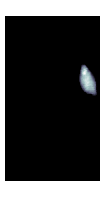
#> input picture images/23.png, 104 x 198 px
$ python -i projekt.py   (imports and definitions only)
#> lines starting #> are read from the running program, lines starting #| are printed output that depends on the picture
# -*- coding: utf-8 -*-
"""
Created on Mon Jan  9 22:49:48 2023

@author: SW6
"""
import numpy as np
import pandas as pd
import matplotlib.pyplot as plt
import os
import h5py
import cv2
from PIL import Image, ImageChops
from skimage import measure, img_as_ubyte, io
import seaborn as sns
from skimage.filters import threshold_otsu
from skimage.color import rgb2gray

# [1 line that did not run here, left out]

def traverse_datasets(hdf_file):

    def h5py_dataset_iterator(g, prefix=''):
        for key in g.keys():
            item = g[key]
            path = f'{prefix}/{key}'
            if isinstance(item, h5py.Dataset):
                yield (path, item)
            elif isinstance(item, h5py.Group):
                yield from h5py_dataset_iterator(item, path)

    for path, _ in h5py_dataset_iterator(hdf_file):
        yield path
# [35 lines not run here, left out]

def trim(im):
    bg = Image.new(im.mode, im.size, im.getpixel((0,0)))
    diff = ImageChops.difference(im, bg)
    diff = ImageChops.add(diff, diff, 2.0, -100)
    bbox = diff.getbbox()
    if bbox:
        return im.crop(bbox)
    else:
        return trim(im.convert('RGB'))
# [4 lines not run here, left out]

areas = []
eccentricity = []
axis_maj_l = []
axis_min_l = []
inten_mean = []
orient = []
inten_max = []
# [13 lines not run here, left out]

prop_indices = [0, 1, 2, -1, 3, -1, -1, 4, -1, 5, -1, -1, 6, -1, -1, -1, -1, -1]
prop_names = ['Area Volume', 'Eccentricity', ' Length of the major axis', 'Length of the minor axis',
              'Mean intensity in the region', ' Greatest intensity in the region', 'Orientation']
prop_values = [areas, eccentricity, axis_maj_l, axis_min_l, inten_mean, inten_max, orient]


all_patients = ['STS_002', 'STS_003', 'STS_005',  'STS_011','STS_012', 'STS_015', 'STS_020', 'STS_021', 'STS_022', 'STS_023',
                'STS_024',  'STS_029', 'STS_031', 'STS_034', 'STS_037', 'STS_039', 'STS_041', 'STS_048']
df = pd.DataFrame()
# [8 lines not run here, left out]
# 0,0,0,0,1,0,1,1,1,1,0,0,1,1,1,1,0,0
df['Recurrence'] = ['No', 'No','No','No','Yes','No','Yes','Yes','Yes', 'Yes','No','No','Yes','Yes','Yes','Yes','No','No']
# [1 line not run here, left out]

y = df.Recurrence
x = df.drop('Recurrence', axis=1)
data_dia = y
data = x
data_n_2 = (data - data.mean()) / (data.std())
data = pd.concat([y,data_n_2.iloc[:,0:18]],axis=1)
data = pd.melt(data,id_vars="Recurrence",
                    var_name="features",
                    value_name='value')
# [8 lines not run here, left out]

>>> from PIL import Image
>>> picture = Image.open('images/23.png')
#> picture is the input picture: PIL image 104x198 RGBA; mean R, G, B, A 63.2, 63.5, 63.7, 255
>>> result = trim(picture)
#> in trim, `bg = Image.new(im.mode, im.size, im.getpixel((0,0)))`: bg: PIL image 104x198 RGBA; every value is 255
#> in trim, `bbox = diff.getbbox()`: bbox = None
#> in trim (call 2), `bg = Image.new(im.mode, im.size, im.getpixel((0,0)))`: bg: PIL image 104x198 RGB; every value is 255
#> in trim (call 2), `diff = ImageChops.difference(im, bg)`:
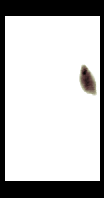
#> diff: PIL image 104x198 RGB; mean R, G, B 191.8, 191.5, 191.3
#> in trim (call 2), `diff = ImageChops.add(diff, diff, 2.0, -100)`:
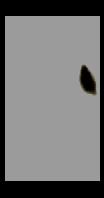
#> diff: PIL image 104x198 RGB; mean R, G, B 115.8, 115.7, 115.5
#> in trim (call 2), `bbox = diff.getbbox()`: bbox = (5, 16, 100, 181)
#> in trim (call 2), `return im.crop(bbox)`:
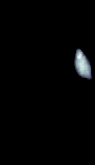
#> returned value: PIL image 95x165 RGB; mean R, G, B 3.1, 3.5, 3.8

$ run again, on images/PET13.png
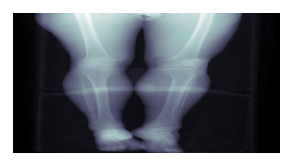
#> input picture images/PET13.png, 293 x 167 px
#> picture is the input picture: PIL image 293x167 RGBA; mean R, G, B, A 108.4, 113.2, 120.9, 255
#> bg: PIL image 293x167 RGBA; every value is 255
#> bbox = None
#> bg: PIL image 293x167 RGB; every value is 255
#> in trim (call 2), `diff = ImageChops.add(diff, diff, 2.0, -100)`:
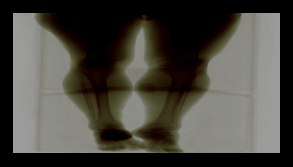
#> diff: PIL image 293x167 RGB; mean R, G, B 72.1, 70, 63.1
#> bbox = (13, 13, 280, 153)
#> in trim (call 2), `return im.crop(bbox)`:
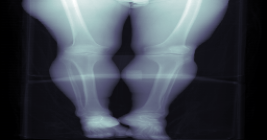
#> returned value: PIL image 267x140 RGB; mean R, G, B 63.1, 69.4, 79.4

$ run again, on images/Trim13.png
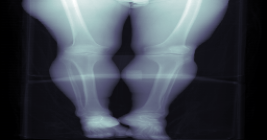
#> input picture images/Trim13.png, 267 x 140 px
#> picture is the input picture: PIL image 267x140 RGB; mean R, G, B 63.1, 69.4, 79.4
#> bg: PIL image 267x140 RGB; every value is 0
#> in trim, `diff = ImageChops.add(diff, diff, 2.0, -100)`:
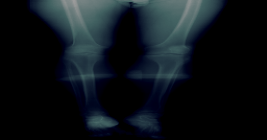
#> diff: PIL image 267x140 RGB; mean R, G, B 13.7, 19.9, 24.8
#> bbox = (26, 0, 228, 140)
#> in trim, `return im.crop(bbox)`:
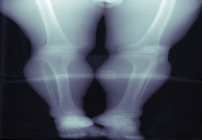
#> returned value: PIL image 202x140 RGB; mean R, G, B 81.4, 89.8, 102.1
